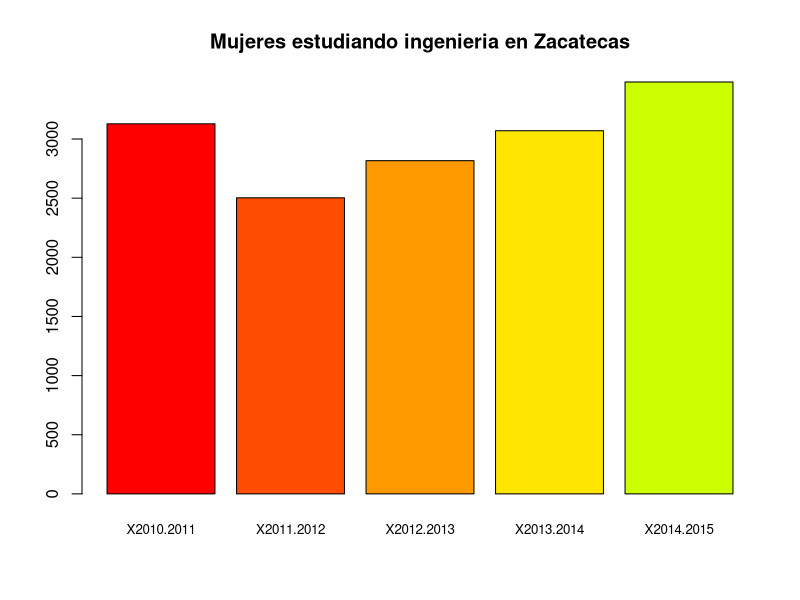

This figure's R source:
data <- read.csv("data/matriculaMujeresIngenieria.csv", header = T)
data.zac <- subset(data, ENTIDAD == "Zacatecas")
barplot(as.numeric(data.zac[seq(2, 6)]), main = "Mujeres estudiando ingenieria en Zacatecas", names.arg = names(data.zac[seq(2, 6)]), col = rainbow(20), cex.names = 0.8)